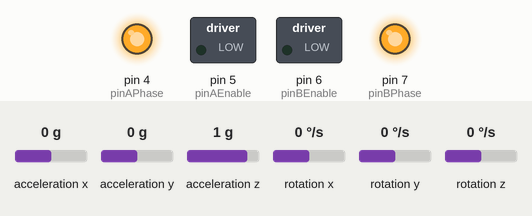
This sketch was run on a simulated Arduino Uno, built with avr-gcc and run on an emulated ATmega328P. On the bench: switched loads named in the sketch (green lamp = pin HIGH), output pins drawn as LEDs (lit = HIGH). The test bench sets the inputs (shaded band); at power-on: acceleration y 0 g, acceleration x 0 g, acceleration z 1 g, rotation x 0 °/s, rotation y 0 °/s, rotation z 0 °/s. What the sketch prints to the serial monitor is not drawn.

Above: at 4.2 s.
4.3 s: acceleration y set to 1.4 g
At 4.7 s:
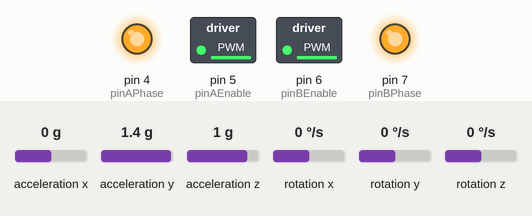
5.8 s: acceleration y set to -1.4 g
At 7.0 s:
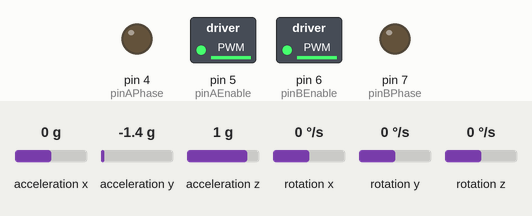
7.3 s: acceleration y set to 0 g
At 8.2 s:
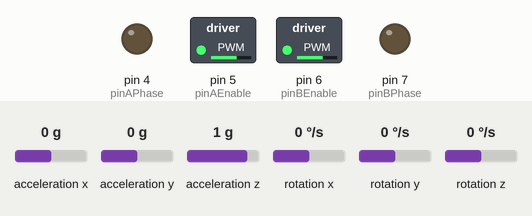
Timing chart, 0 to 10.3 s (numbered marks = the images above; inputs shaded):
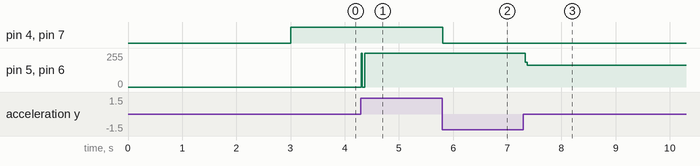

The sketch:

segway_pid.ino
```cpp
#include <Wire.h>
#include <MPU6050_tockn.h>

MPU6050 mpu6050(Wire);

// モーターピン定義
// モーターA（左輪）
const int pinAPhase = 4;   // 方向制御(HIGH/LOW)
const int pinAEnable = 5;  // 速度制御(PWM: 0〜255)
// モーターB（右輪）
const int pinBPhase = 7;   // 方向制御(HIGH/LOW)
const int pinBEnable = 6;  // 速度制御(PWM: 0〜255)

// --- ここを調整して実験する（ゲイン調整）
float Kp = -25.0;   // Pゲイン：大きくすると戻る力が強くなる
float Ki = -3.0;    // Iゲイン：重心のズレをじわじわ修正する力
float Kd = -2.0;    // Dゲイン：大きくするとブレーキが強くなる（揺れを抑える）

// --- 制御用の変数
float targetAngle = 0;  // 目標位置（今回は起動した場所「0」をキープ）
float lastError = 0;       // 前回のズレ（D制御用）
float integral = 0;

void setup() {
  Serial.begin(115200);
  Wire.begin();

  // ピンを出力モードにする
  pinMode(pinAPhase, OUTPUT);
  pinMode(pinAEnable, OUTPUT);
  pinMode(pinBPhase, OUTPUT);
  pinMode(pinBEnable, OUTPUT);

  Serial.println("MPU6050を初期化します。ロボットを動かさずに待ってください...");
  mpu6050.begin();
  mpu6050.calcGyroOffsets(true);
  Serial.println("初期化完了！");
}

void loop() {
  // センサーの最新データを読み込み
  mpu6050.update();
  float currentAngle = mpu6050.getAngleX();

  // 安全対策：45度以上傾いたら、暴走防止のためにモーターを緊急停止する
  if (abs(currentAngle) > 45.0) {
    stopMotors();
    integral = 0; // 積分もリセット
  }

  float error = targetAngle - currentAngle;

  // 2. I（積分）の計算
  integral += error;
  integral = constrain(integral, -400, 400);  // ワインドアップ（たまりすぎ）防止

  // 3. D（微分）の計算
  long errorSpeed = error - lastError;
  lastError = error;    // 次回のために保存

  // 4. PID出力を合算
  float totalOutput = (error * Kp) + (integral * Ki) + (errorSpeed * Kd);

  // 5. 左右のモーターに出力を適用
  driveMotors(totalOutput);

  // シリアルモニタに出力
  Serial.print("Angle： "); Serial.print(currentAngle);
  Serial.print(" | Output: "); Serial.println(totalOutput);

  delay(10);  // 10ミリ秒ごとに更新(100Hz)
}

// 左右のモーターを駆動する関数
void driveMotors(float output) {
  // 出力が正（前に倒れそう）なら前進、負（後ろに倒れそう）なら後退
  // もしロボットが逆に動く場合はHIGH/LOWの指定を全て逆にする
  boolean dir = (output >= 0) ? HIGH : LOW;

  // モーターA（左）の方向と出力
  digitalWrite(pinAPhase, dir);
  int pwmA = constrain(abs(output), 0, 255);
  analogWrite(pinAEnable, pwmA);

  // モーターB（右）の方向と出力
  digitalWrite(pinBPhase, dir);
  int pwmB = constrain(abs(output), 0, 255);
  analogWrite(pinBEnable, pwmB);
  }

void stopMotors() {
  analogWrite(pinAEnable, 0);
  analogWrite(pinBEnable, 0);
}
```

Measured:
- after the input at 4.3 s, pin 5 (pinAEnable), pin 6 (pinBEnable): 0/255 → 253/255 at once
- after the input at 5.8 s, pin 4 (pinAPhase), pin 7 (pinBPhase): HIGH → LOW at once
- after the input at 7.3 s, pin 5 (pinAEnable), pin 6 (pinBEnable): 253/255 → 163/255 at once
